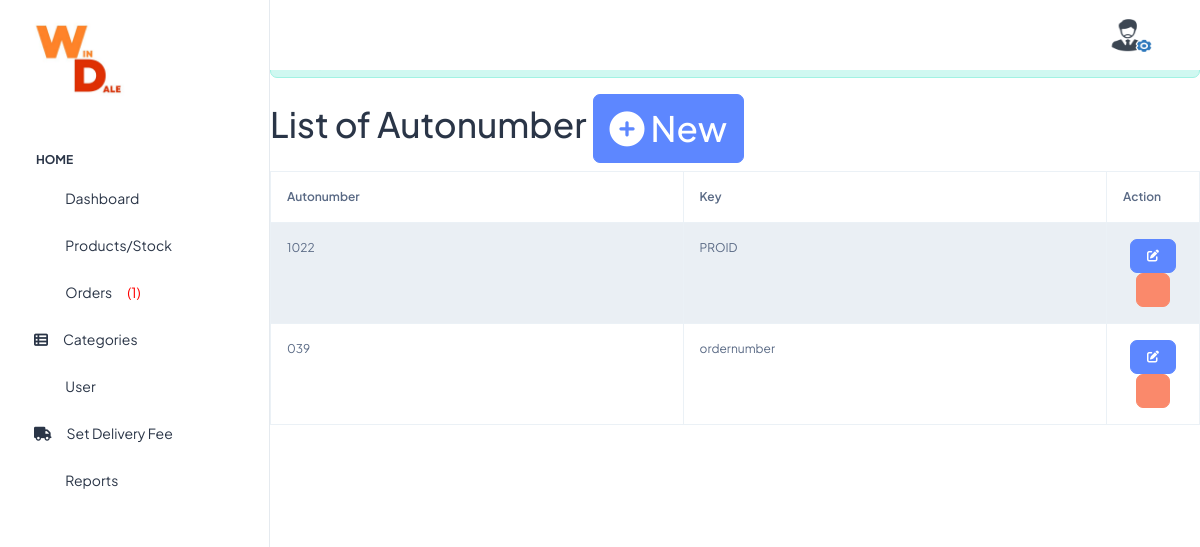
Screenshot of /admin/autonumber/index.php (signed in) with the database file from the repository.
### tables this page shows
CREATE TABLE `tblautonumber` (
  `ID` int(11) NOT NULL,
  `AUTOSTART` int(250) NOT NULL,
  `AUTOINC` int(11) NOT NULL,
  `AUTOEND` int(11) NOT NULL,
  `AUTOKEY` varchar(12) NOT NULL,
  `AUTONUM` int(250) NOT NULL
);

### admin/autonumber/index.php (called while the page is built, shortened)
<?php
require_once ("../theme/templates.php");
?>

### include/database.php (called while the page is built, shortened)
<?php
class Database {
	var $sql_string = '';
	private $conn;
	public function open_connection() {
		$this->conn = mysqli_connect(server,user,pass);
		if(!$this->conn){
			echo "Problem in database connection! Contact administrator!";
			exit();
		}else{
			$db_select = mysqli_select_db($this->conn,database_name);
		}
	}
	function setQuery($sql='') {
		$this->sql_string=$sql;
	}
	function executeQuery() {
		$result = mysqli_query($this->conn,$this->sql_string);
		return $result;
	}
	private function confirm_query($result) {
		return $result;
	}
	function loadResultList( $key='' ) {
		$cur = $this->executeQuery();
		$array = array();
		while ($row = mysqli_fetch_object($cur)) {
			if ($key) {
				$array[$row->$key] = $row;
			} else {
				$array[] = $row;
			}
		}
		return $array;
	}
}
$mydb = new Database();
?>

### admin/autonumber/list.php (the view, shortened to what this page needs)
<div class="row">
      	 <div class="col-lg-12">
           <h1 class="page-header">List of Autonumber  <a href="index.php?view=add" class="btn btn-primary btn-xs  ">  <i class="fa fa-plus-circle fw-fa"></i> New</a>  </h1>
      		</div>
  		 </div>
 		    <form action="controller.php?action=delete" Method="POST">
		     <div class="table-responsive">
			<table id="example" class="table table-striped table-bordered table-hover"  style="font-size:12px" cellspacing="0">
			  <thead>
			  	<tr>
			  		<th>
			  		 Autonumber</th>
			  		  <th>Key</th>
			  		 <th width="10%" align="center">Action</th>
			  	</tr>
			  </thead>
			  <tbody>
			  	<?php
			  		$mydb->setQuery("SELECT * FROM `tblautonumber`");
			  		$cur = $mydb->loadResultList();
					foreach ($cur as $result) {
			  		echo '<tr>';
		  			echo '<td>' . $result->AUTOSTART.$result->AUTOEND.'</td>';
		  			echo '<td>' . $result->AUTOKEY.'</td>';
			  		echo '<td align="center"><a title="Edit" href="index.php?view=edit&id='.$result->AUTOKEY.'" class="btn btn-primary btn-xs  ">  <span class="fa fa-edit fw-fa"></a>
			  		     <a title="Delete" href="controller.php?action=delete&id='.$result->AUTOKEY.'" class="btn btn-danger btn-xs  ">  <span class="fa  fa-trash-o fw-fa "></a></td>';
			  		echo '</tr>';
			  	}
			  	?>
			  </tbody>
			</table>
			</form>

### rows the page displays
tblautonumber: AUTOSTART "10", AUTOEND "22", AUTOKEY "PROID"
tblautonumber: AUTOSTART "0", AUTOEND "39", AUTOKEY "ordernumber"

### other values shown
$res "1"
